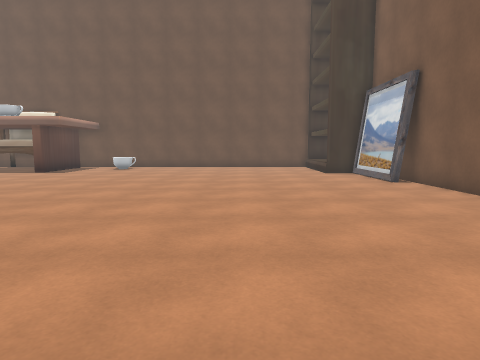
View 1 (above)

19 first-person views from a walk through a scene from a Unity 3-D project. The camera is 1.3 m above the floor, tilts 6° down and sees 75° across. The floor is counted in squares, 1 m on a side. Each view is taken from the middle of a square. On the plan, view 1 faces up. The plan holds only what a view shows up to about 14 squares ahead; the rest is blank. The player is left out.

View 2
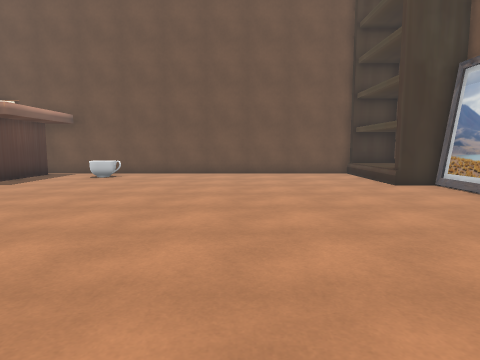

View 3
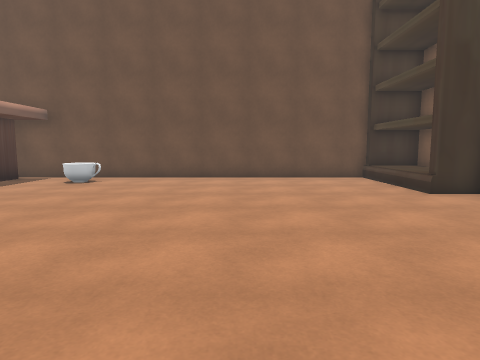

View 4
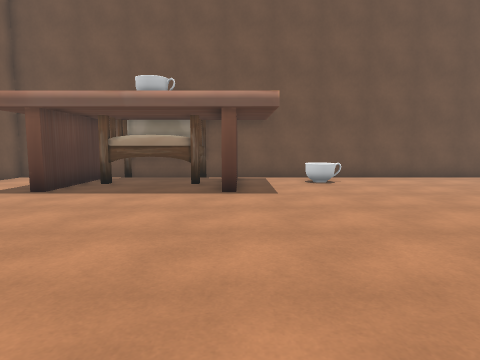

View 5
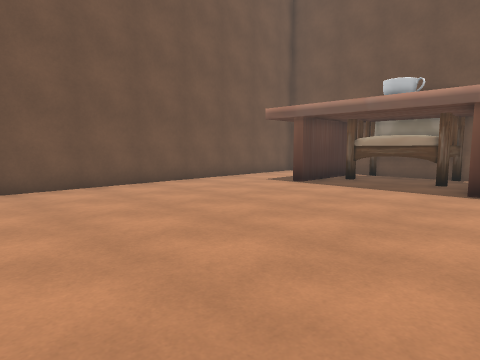

View 6
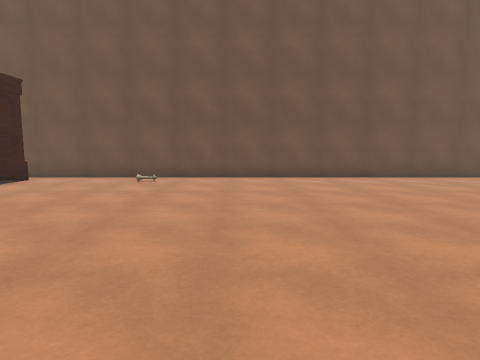

View 7
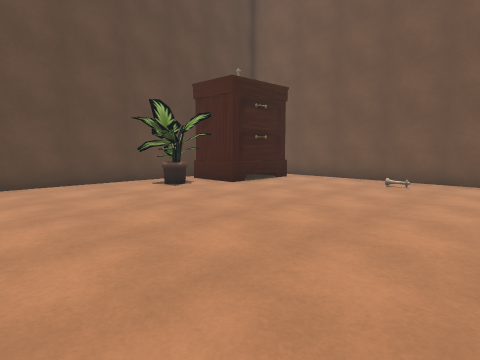

View 8
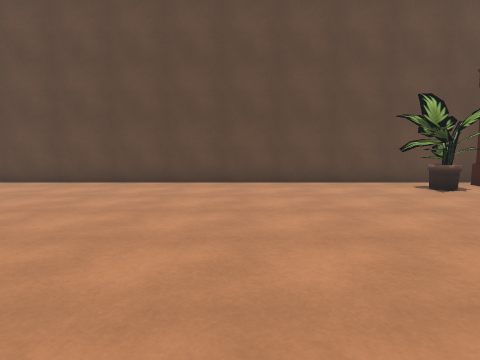

View 9
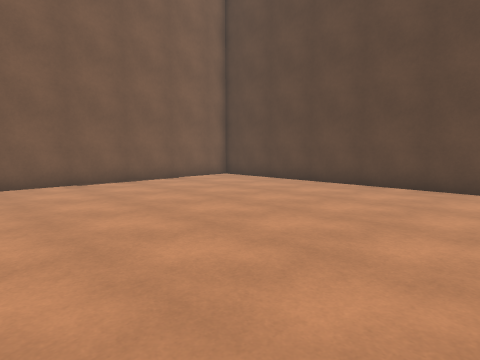

View 10
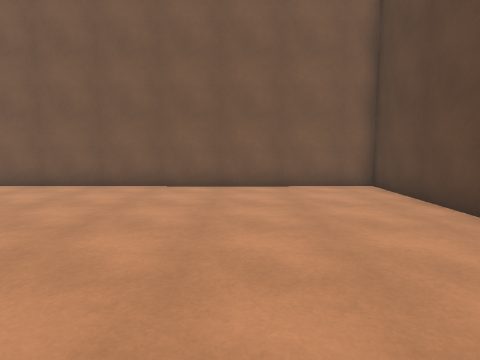

View 11
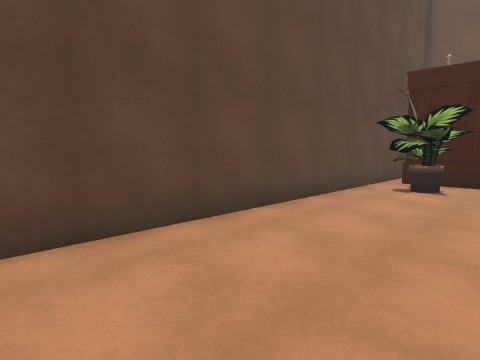

View 12
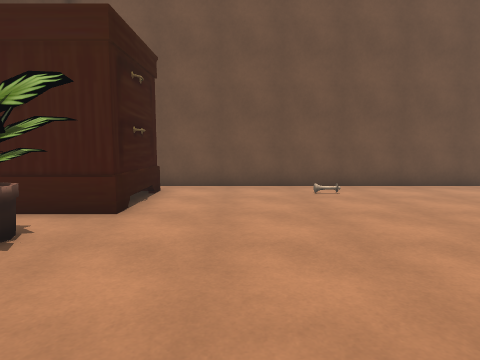

View 13
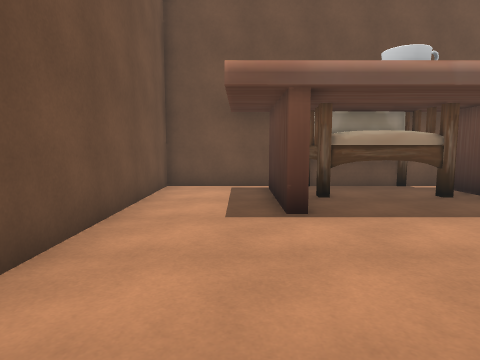

View 14
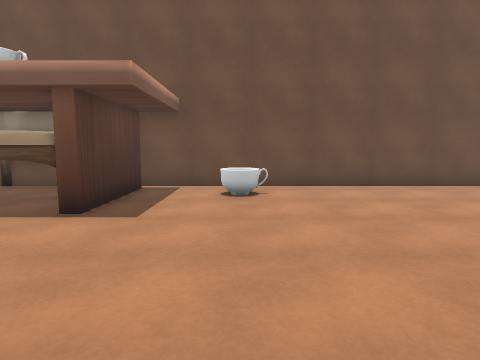

View 15
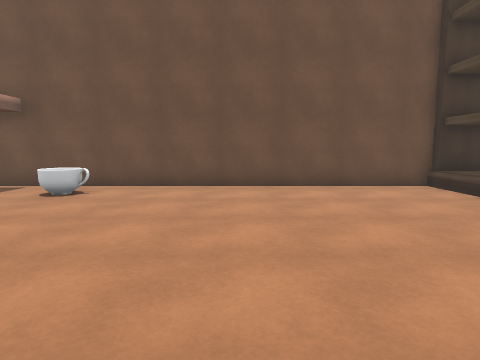

View 16
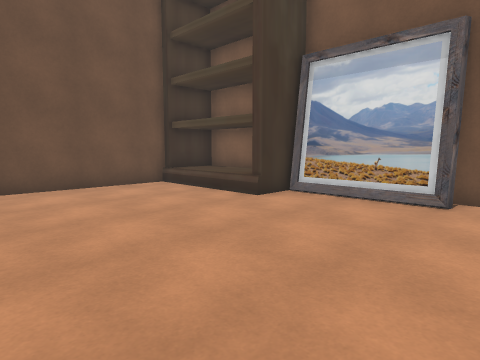

View 17
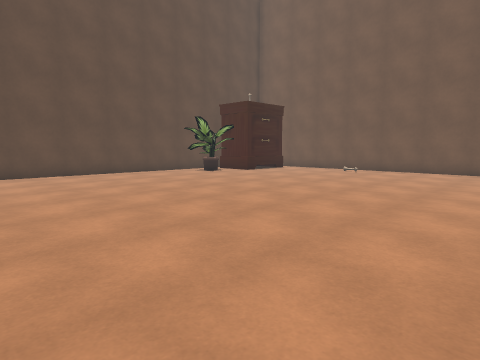

View 18
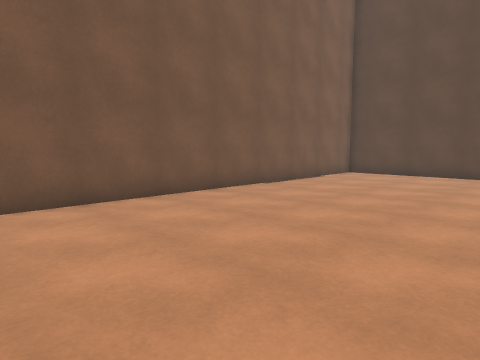

View 19
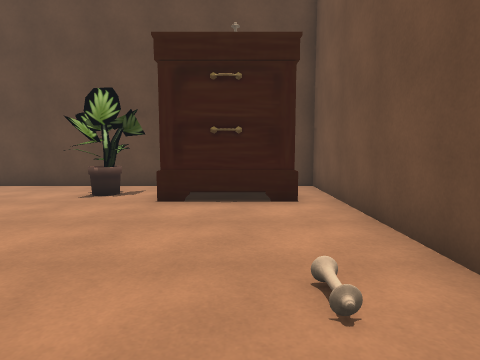

### Floor plan
Key: @ floor where view 1 was taken; # wall or solid block; x gap in a wall; . floor; C chair; O other object.
Columns run from 20 left of view 1 to 7 right of it. Each row starts with its distance up from view 1.
 21 ######CCC#################
 20 #...#CCCC.x..............##
 19 #...#C  C.#..O........... #
 18 #...#CCCC.#.............. #
 17 #...#.....#.............. #
 16 #........................##
 15 #.........................O
 14 #.........................O
 13 #.........................O
 12 #.........................O#
 11 #..........................#
 10 #..........................#
  9 #..........................#
  8 #..........................#
  7 #..........................#
  6 #..........................#
  5 #..........................#
  4 #..........................#
  3 #..........................#
  2 #.O........................#
  1 #..........................#
  0 #...................@......#
 -1 #..........................#
 -2 #..O.......................#
 -3 #.O##OOO...................#
 -4 #. ##OOOO..................#
 -5 #. ###.....................#
 -6 ##  ########################

Where each view was taken, in squares from view 1:
view 1: 0 up, 0 right, facing up
view 2: 5 up, 1 left, facing up
view 3: 7 up, 1 left, facing up
view 4: 7 up, 10 left, facing up
view 5: 6 up, 9 left, facing up-left
view 6: 6 up, 6 left, facing left
view 7: 6 up, 7 left, facing down-left
view 8: 6 up, 7 left, facing down
view 9: 5 up, 5 left, facing down-right
view 10: 1 down, 4 left, facing right
view 11: 1 down, 3 left, facing down-left
view 12: 0 up, 9 left, facing left
view 13: 10 up, 17 left, facing up
view 14: 10 up, 7 left, facing up
view 15: 10 up, 2 left, facing up
view 16: 10 up, 2 left, facing up-right
view 17: 10 up, 2 left, facing down-left
view 18: 10 up, 1 left, facing down-right
view 19: 5 up, 17 left, facing down
